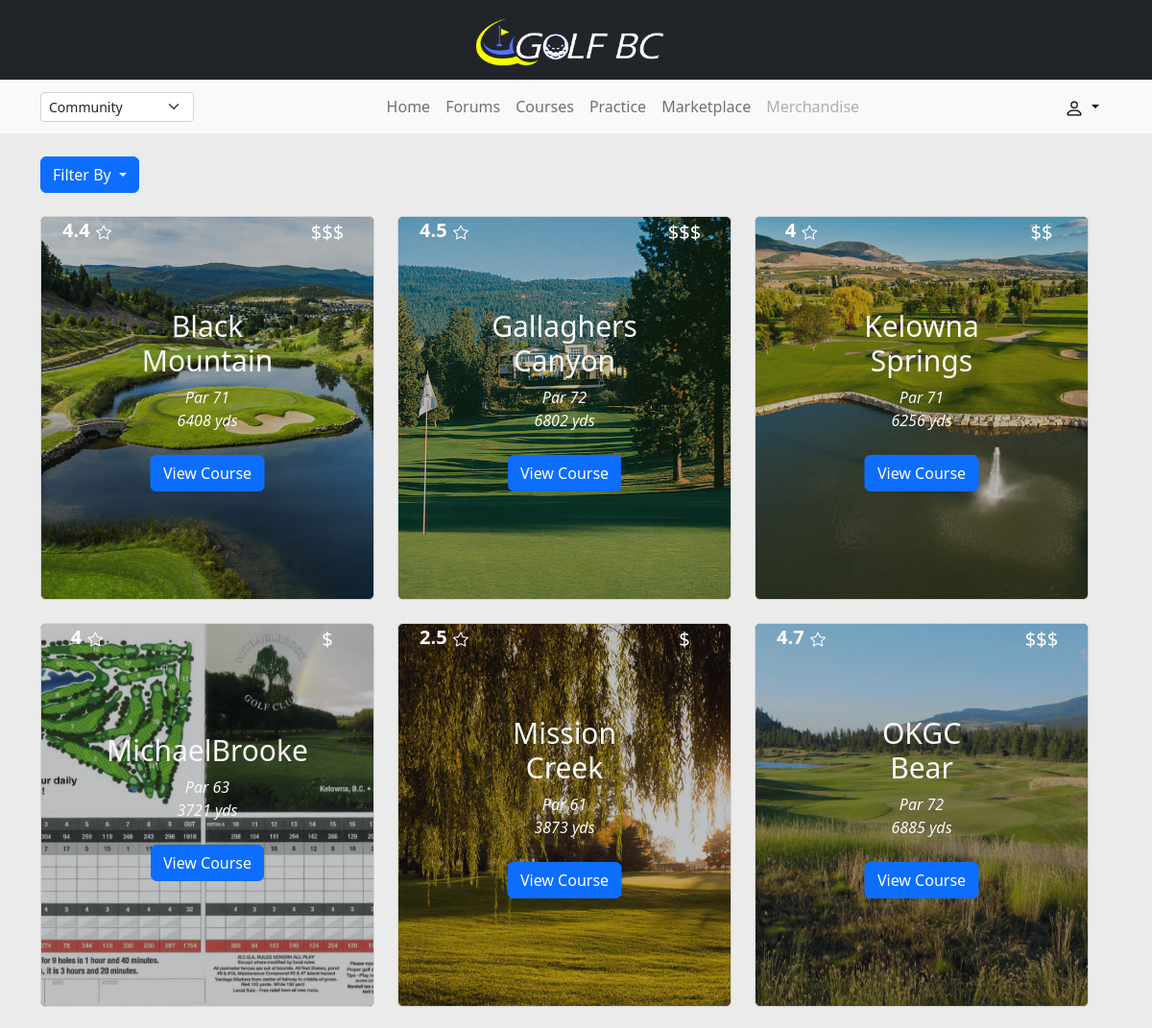
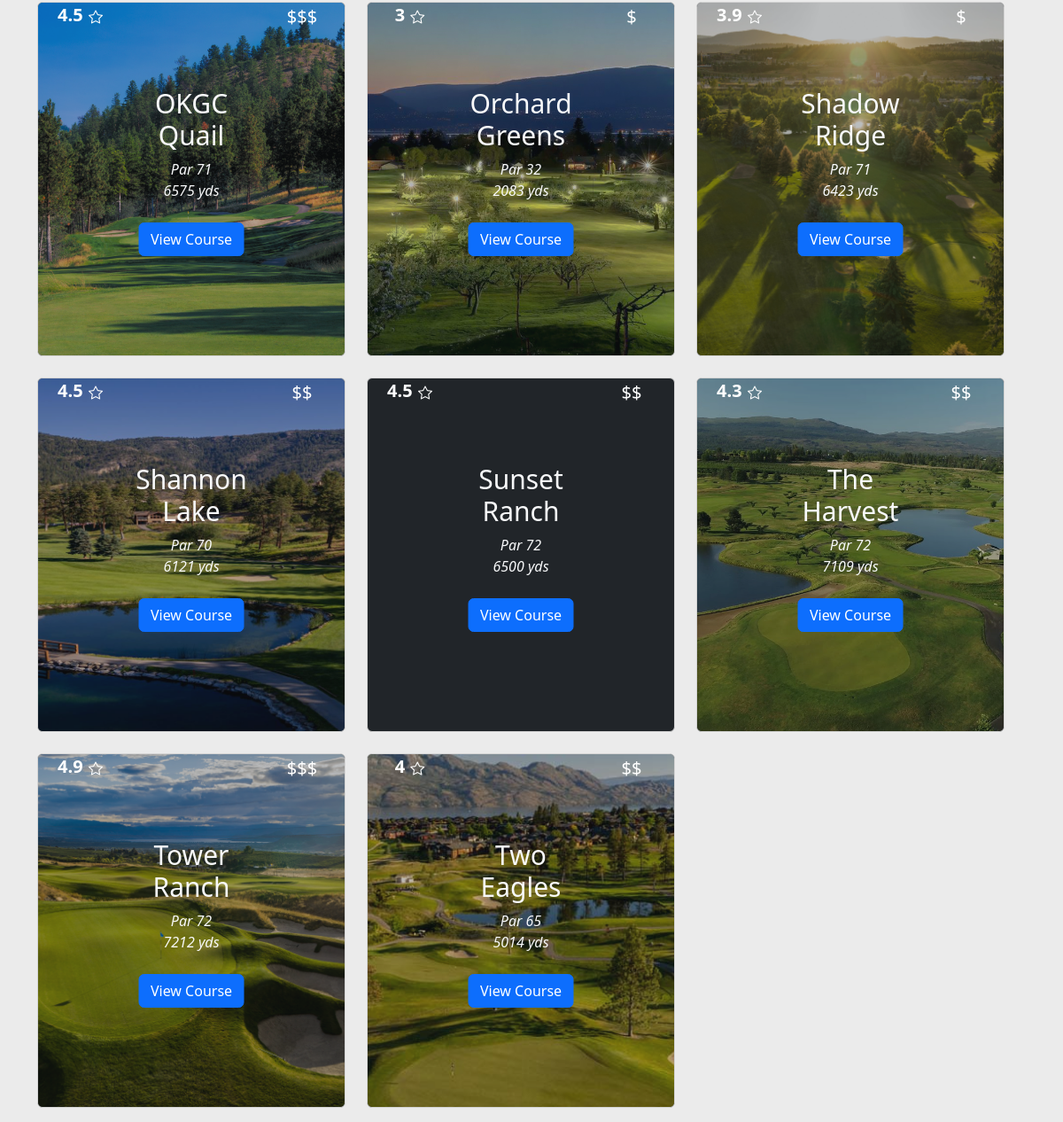
The page /client/courses.php on the database its author committed (2 pictures, top to bottom).
### tables this page shows
CREATE TABLE `courses` (
  `id` int(3) NOT NULL,
  `name` text NOT NULL,
  `par` text NOT NULL,
  `rating` float NOT NULL,
  `cost` text DEFAULT NULL,
  `course_len` int(4) DEFAULT NULL,
  `designer` varchar(30) DEFAULT NULL,
  `slope` varchar(20) DEFAULT NULL,
  `practiceFacility` varchar(50) DEFAULT NULL,
  `greenFees` varchar(50) DEFAULT NULL,
  `address` varchar(50) DEFAULT NULL,
  `website` varchar(50) DEFAULT NULL,
  `membership` varchar(50) DEFAULT NULL
);

### server/getCourses.php (the view, shortened to what this page needs)
<link rel="stylesheet" href= "style.css">
<?php
include('../server/db_connect.php');
?>
<?php
$courses = mysqli_fetch_all(mysqli_query($connection, "SELECT * FROM courses ORDER BY name ASC"), MYSQLI_ASSOC);
empty($courses) ? $isArray = false : $isArray = true;
                        if ($isArray) {
                            foreach ($courses as $course){
                                echo '<div class = "col-md-4 col-xs-12">
                                <div id = "course-card" class= "card mb-3 mt-2 bg-dark text-light text-center position" style="min-height:400px;border-color:#d3d3d3;">
                                            <div id = "cImg" class ="z-0" style = "background-image:url(images/courses/'.$course['id'].'.jpg);height:100%;width:100%;position:absolute;opacity:70%;">
                                            </div>
                                            <div class="z-1 card-body top-50 start-50 translate-middle" style="position:absolute;">
                                            <h2 id = "name" class="card-title" style = "font-size:30px;">'.$course['name'].'</h2>
                                            <p class="card-text mb-0 mt-1"><i>Par '.$course['par'].'</i></p>
                                            <p class="card-text mt-0 mb-4"><i>'.$course['course_len'].' yds</i></p>
                                            <form method="post" action="viewCourse.php">
                                                <input type = "hidden" name = "courseId" value = "'.$course['id'].'">
                                                <input type = "hidden" name = "courseName" value = "'.$course['name'].'">
                                            <span class="bottom-0 end-0" style = "padding:10px;"><button class="btn btn-primary stretched-link" type = "submit">View Course</button></span>
                                            </form>
                                            </div>
                                        <div class = "z-1 badge " style="width: 6rem;height:2rem;position:absolute;">
                                            <span class = "fs-5">'.$course['rating'].'
                                            <button id = "rate" class="btn m-0 p-0" type="button" data-bs-toggle="modal" data-bs-target="#xxx">
                                            <i class="bi bi-star"></i>
                                            </button></span>
                                        </div>
                                                <h1 class="modal-title fs-5 text-center w-100" id="exampleModalLabel">'.$course['name'].'</h1>
                                                <input type="hidden" id="courseId" value="'.$course['id'].'" class="form-control" required>
                                            <div class = "z-1 badge  text-wrap top-0 end-0" style="width:6rem;height:2rem;position:absolute;">
                                                <h5>'.$course['cost'].'<h5>
                                            </div>
                                </div>
                                </div>
                                  ';
                            }
                        }
?>

### client/style.css (style rules this page uses)
.card { border-color:#d3d3d3; }
.bi.bi-star { color:white; }

### rows shown on the page
courses: rating "4.4", cost "$$$"
courses: rating "4.5", cost "$$$"
courses: rating "4", cost "$$"
courses: rating "4", cost "$"
courses: rating "2.5", cost "$"
courses: rating "4.7", cost "$$$"
courses: rating "4.5", cost "$$$"
courses: rating "3", cost "$"
courses: rating "3.9", cost "$"
courses: rating "4.5", cost "$$"
courses: rating "4.5", cost "$$"
courses: rating "4.3", cost "$$"
courses: rating "4.9", cost "$$$"
courses: rating "4", cost "$$"
